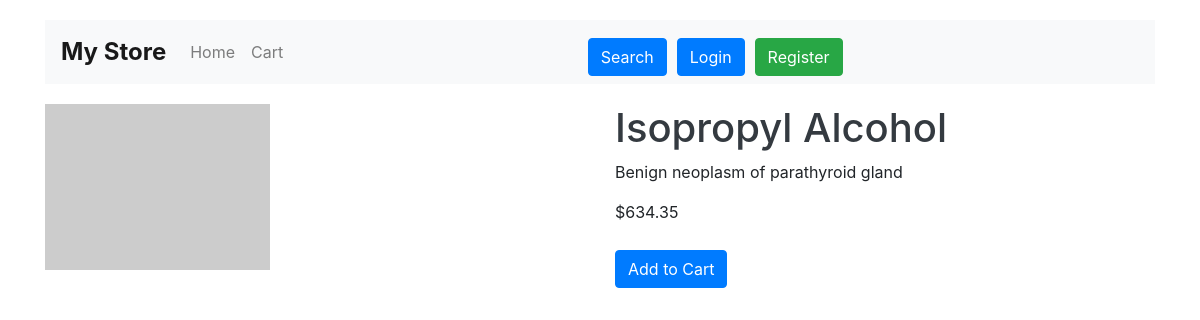
The app's page /product/3 with its own data.
### store/models.py (models this page shows, shortened)
class Product(models.Model):
    name = models.CharField(max_length=255)
    description = models.TextField(default='Description not available')
    price = models.FloatField()
    stock = models.PositiveIntegerField()
    image = models.ImageField(upload_to='products/', null=True, blank=True)
    image_url = models.URLField(null=True, blank=True)

### store/views.py (the view)
# urls.py: path('product/<int:id>', product, name='product'),
def product(request, id):
    product = Product.objects.get(id=id)
    context = {'product': product}
    return render(request, 'store/product.html', context)

### templates/store/product.html (shortened to what this page needs)
{% extends "store/base.html" %}
{% load static %}
{% block content %}
    <div class="row">
        {% if product.image %}
            <div class="col-6">
                <img src="{{ product.image.url }}" class="img-fluid" alt="{{ product.name }}">
            </div>
        {% elif product.image_url %}
            <div class="col-6">
                <img src="{{ product.image_url }}" class="img-fluid" alt="{{ product.name }}">
            </div>
        {% endif %}
        <div class="col-6">
            <h1>{{ product.name }}</h1>
            <p>{{ product.description }}</p>
            <p>${{ product.price }}</p>
            <button id="add-to-cart-btn" class="btn btn-primary" data-product-id="{{ product.id }}">Add to Cart</button>
        </div>
    </div>
{% endblock %}

### static/css/styles.css (style rules this page uses)
body { background-color: #f8f9fa; font-family: Arial, sans-serif; }
h1, h2, h3 { color: #343a40; font-weight: bold; }
.btn-primary, .btn-success, .btn-danger { margin-top: 10px; }

### records on screen
Product: name "Isopropyl Alcohol", description "Benign neoplasm of parathyroid gland", price "634.35"
